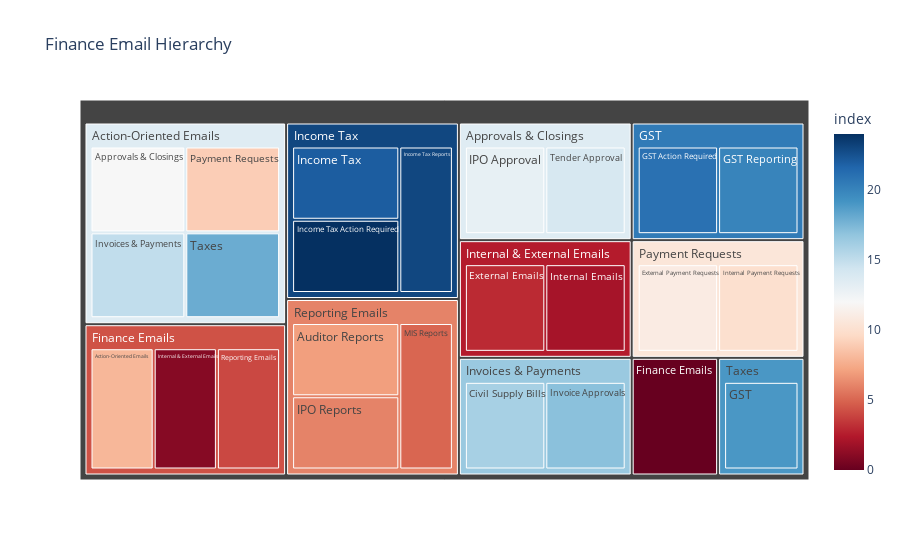

The cell this chart's notebook holds for it:
### Code cell
import plotly.express as px

# Define the hierarchical structure and labels
labels = [
    'Finance Emails', 
    'Internal & External Emails', 'Internal Emails', 'External Emails',
    'Reporting Emails', 'MIS Reports', 'IPO Reports', 'Auditor Reports',
    'Action-Oriented Emails', 'Payment Requests', 'Internal Payment Requests', 'External Payment Requests',
    'Approvals & Closings', 'IPO Approval', 'Tender Approval',
    'Invoices & Payments', 'Civil Supply Bills', 'Invoice Approvals',
    'Taxes', 'GST', 'GST Reporting', 'GST Action Required', 'Income Tax', 'Income Tax Reports', 'Income Tax Action Required'
]

# Define the parent-child relationships between labels
parents = [
    '', 'Finance Emails', 'Internal & External Emails', 'Internal & External Emails',
    'Finance Emails', 'Reporting Emails', 'Reporting Emails', 'Reporting Emails',
    'Finance Emails', 'Action-Oriented Emails', 'Payment Requests', 'Payment Requests',
    'Action-Oriented Emails', 'Approvals & Closings', 'Approvals & Closings',
    'Action-Oriented Emails', 'Invoices & Payments', 'Invoices & Payments',
    'Action-Oriented Emails', 'Taxes', 'GST', 'GST', 'Income Tax', 'Income Tax', 'Income Tax'
]

# Create the dataframe for plotting
import pandas as pd
data = {
    "labels": labels,
    "parents": parents
}

df = pd.DataFrame(data)

# Create a tree map using Plotly Express
fig = px.treemap(df, 
                 path=['parents', 'labels'],  # Define hierarchical path
                 title="Finance Email Hierarchy",
                 color=df.index,  # Color nodes based on index
                 color_continuous_scale="RdBu",
                 hover_data=["labels"])

# Show the tree map
fig.show()

### Figure 1 — Plotly figure (JSON) as saved in the notebook; plotly's stock layout.template omitted (floating-point values rounded to 4 significant figures)
{"data": [{"branchvalues": "total", "customdata": [["Action-Oriented Emails", 8], ["Approvals & Closings", 12], ["Auditor Reports", 7], ["Civil Supply Bills", 16], ["External Emails", 3], ["External Payment Requests", 11], ["Finance Emails", 0], ["GST", 19], ["GST Action Required", 21], ["GST Reporting", 20], ["IPO Approval", 13], ["IPO Reports", 6], ["Income Tax", 22], ["Income Tax Action Required", 24], ["Income Tax Reports", 23], ["Internal & External Emails", 1], ["Internal Emails", 2], ["Internal Payment Requests", 10], ["Invoice Approvals", 17], ["Invoices & Payments", 15], ["MIS Reports", 5], ["Payment Requests", 9], ["Reporting Emails", 4], ["Taxes", 18], ["Tender Approval", 14], ["", 0], ["Action-Oriented Emails", 13.5], ["Approvals & Closings", 13.5], ["Finance Emails", 4.333], ["GST", 20.5], ["Income Tax", 23], ["Internal & External Emails", 2.5], ["Invoices & Payments", 16.5], ["Payment Requests", 10.5], ["Reporting Emails", 6], ["Taxes", 19]], "domain": {"x": [0, 1], "y": [0, 1]}, "hovertemplate": "labels=%{customdata[0]}<br>count=%{value}<br>parent=%{parent}<br>id=%{id}<br>index=%{color}<extra></extra>", "ids": ["Finance Emails/Action-Oriented Emails", "Action-Oriented Emails/Approvals & Closings", "Reporting Emails/Auditor Reports", "Invoices & Payments/Civil Supply Bills", "Internal & External Emails/External Emails", "Payment Requests/External Payment Requests", "/Finance Emails", "Taxes/GST", "GST/GST Action Required", "GST/GST Reporting", "Approvals & Closings/IPO Approval", "Reporting Emails/IPO Reports", "Income Tax/Income Tax", "Income Tax/Income Tax Action Required", "Income Tax/Income Tax Reports", "Finance Emails/Internal & External Emails", "Internal & External Emails/Internal Emails", "Payment Requests/Internal Payment Requests", "Invoices & Payments/Invoice Approvals", "Action-Oriented Emails/Invoices & Payments", "Reporting Emails/MIS Reports", "Action-Oriented Emails/Payment Requests", "Finance Emails/Reporting Emails", "Action-Oriented Emails/Taxes", "Approvals & Closings/Tender Approval", "", "Action-Oriented Emails", "Approvals & Closings", "Finance Emails", "GST", "Income Tax", "Internal & External Emails", "Invoices & Payments", "Payment Requests", "Reporting Emails", "Taxes"], "labels": ["Action-Oriented Emails", "Approvals & Closings", "Auditor Reports", "Civil Supply Bills", "External Emails", "External Payment Requests", "Finance Emails", "GST", "GST Action Required", "GST Reporting", "IPO Approval", "IPO Reports", "Income Tax", "Income Tax Action Required", "Income Tax Reports", "Internal & External Emails", "Internal Emails", "Internal Payment Requests", "Invoice Approvals", "Invoices & Payments", "MIS Reports", "Payment Requests", "Reporting Emails", "Taxes", "Tender Approval", "", "Action-Oriented Emails", "Approvals & Closings", "Finance Emails", "GST", "Income Tax", "Internal & External Emails", "Invoices & Payments", "Payment Requests", "Reporting Emails", "Taxes"], "marker": {"coloraxis": "coloraxis", "colors": [8, 12, 7, 16, 3, 11, 0, 19, 21, 20, 13, 6, 22, 24, 23, 1, 2, 10, 17, 15, 5, 9, 4, 18, 14, 0, 13.5, 13.5, 4.333, 20.5, 23, 2.5, 16.5, 10.5, 6, 19]}, "name": "", "parents": ["Finance Emails", "Action-Oriented Emails", "Reporting Emails", "Invoices & Payments", "Internal & External Emails", "Payment Requests", "", "Taxes", "GST", "GST", "Approvals & Closings", "Reporting Emails", "Income Tax", "Income Tax", "Income Tax", "Finance Emails", "Internal & External Emails", "Payment Requests", "Invoices & Payments", "Action-Oriented Emails", "Reporting Emails", "Action-Oriented Emails", "Finance Emails", "Action-Oriented Emails", "Approvals & Closings", "", "", "", "", "", "", "", "", "", "", ""], "type": "treemap", "values": [1, 1, 1, 1, 1, 1, 1, 1, 1, 1, 1, 1, 1, 1, 1, 1, 1, 1, 1, 1, 1, 1, 1, 1, 1, 1, 4, 2, 3, 2, 3, 2, 2, 2, 3, 1]}], "layout": {"coloraxis": {"colorbar": {"title": {"text": "index"}}, "colorscale": [[0, "rgb(103,0,31)"], [0.1, "rgb(178,24,43)"], [0.2, "rgb(214,96,77)"], [0.3, "rgb(244,165,130)"], [0.4, "rgb(253,219,199)"], [0.5, "rgb(247,247,247)"], [0.6, "rgb(209,229,240)"], [0.7, "rgb(146,197,222)"], [0.8, "rgb(67,147,195)"], [0.9, "rgb(33,102,172)"], [1, "rgb(5,48,97)"]]}, "legend": {"tracegroupgap": 0}, "title": {"text": "Finance Email Hierarchy"}}}
